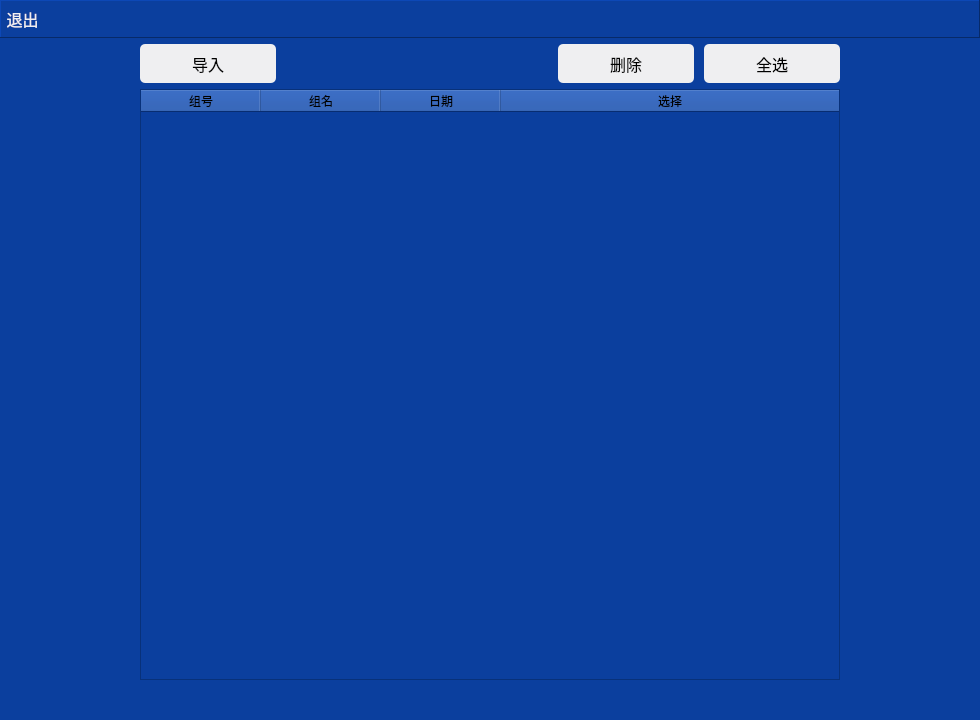
<?xml version="1.0" encoding="UTF-8"?>
<ui version="4.0">
 <class>parameterFile</class>
 <widget class="QWidget" name="parameterFile">
  <property name="geometry">
   <rect>
    <x>0</x>
    <y>0</y>
    <width>980</width>
    <height>720</height>
   </rect>
  </property>
  <property name="windowTitle">
   <string>文件管理</string>
  </property>
  <property name="styleSheet">
   <string notr="true">QWidget
{
background-color: rgb(11,63,158);
}
QRadioButton
{
color: rgb(255, 255, 255);
}
QLineEdit
{
border-radius:5px;
}

QSpinBox
{
border-radius:5px;
}
QToolButton
{
border-radius:5px;
}
QPushButton
{
border-radius:5px;
}</string>
  </property>
  <layout class="QVBoxLayout" name="verticalLayout_2" stretch="1,18">
   <property name="leftMargin">
    <number>0</number>
   </property>
   <property name="topMargin">
    <number>0</number>
   </property>
   <property name="rightMargin">
    <number>0</number>
   </property>
   <property name="bottomMargin">
    <number>0</number>
   </property>
   <item>
    <widget class="QFrame" name="frame_6">
     <property name="sizePolicy">
      <sizepolicy hsizetype="Expanding" vsizetype="Expanding">
       <horstretch>0</horstretch>
       <verstretch>0</verstretch>
      </sizepolicy>
     </property>
     <property name="frameShape">
      <enum>QFrame::Panel</enum>
     </property>
     <property name="frameShadow">
      <enum>QFrame::Raised</enum>
     </property>
     <layout class="QHBoxLayout" name="horizontalLayout">
      <property name="leftMargin">
       <number>0</number>
      </property>
      <property name="topMargin">
       <number>0</number>
      </property>
      <property name="rightMargin">
       <number>0</number>
      </property>
      <property name="bottomMargin">
       <number>0</number>
      </property>
      <item>
       <widget class="QToolButton" name="toolButton_2">
        <property name="font">
         <font>
          <family>微软雅黑</family>
          <pointsize>12</pointsize>
         </font>
        </property>
        <property name="styleSheet">
         <string notr="true">color: rgb(239, 239, 241);
border:0px;</string>
        </property>
        <property name="text">
         <string>退出</string>
        </property>
        <property name="icon">
         <iconset resource="image.qrc">
          <normaloff>:/resource/left-32.png</normaloff>:/resource/left-32.png</iconset>
        </property>
        <property name="iconSize">
         <size>
          <width>30</width>
          <height>30</height>
         </size>
        </property>
        <property name="toolButtonStyle">
         <enum>Qt::ToolButtonTextBesideIcon</enum>
        </property>
       </widget>
      </item>
      <item>
       <spacer name="horizontalSpacer">
        <property name="orientation">
         <enum>Qt::Horizontal</enum>
        </property>
        <property name="sizeHint" stdset="0">
         <size>
          <width>890</width>
          <height>20</height>
         </size>
        </property>
       </spacer>
      </item>
     </layout>
    </widget>
   </item>
   <item>
    <layout class="QHBoxLayout" name="horizontalLayout_3" stretch="1,5,1">
     <item>
      <spacer name="horizontalSpacer_3">
       <property name="orientation">
        <enum>Qt::Horizontal</enum>
       </property>
       <property name="sizeHint" stdset="0">
        <size>
         <width>40</width>
         <height>20</height>
        </size>
       </property>
      </spacer>
     </item>
     <item>
      <layout class="QVBoxLayout" name="verticalLayout" stretch="1,15,0">
       <property name="spacing">
        <number>6</number>
       </property>
       <item>
        <layout class="QHBoxLayout" name="horizontalLayout_2" stretch="1,2,1,1">
         <property name="spacing">
          <number>10</number>
         </property>
         <item>
          <widget class="QToolButton" name="toolButton_10">
           <property name="sizePolicy">
            <sizepolicy hsizetype="Expanding" vsizetype="Expanding">
             <horstretch>0</horstretch>
             <verstretch>0</verstretch>
            </sizepolicy>
           </property>
           <property name="font">
            <font>
             <family>微软雅黑</family>
             <pointsize>12</pointsize>
            </font>
           </property>
           <property name="styleSheet">
            <string notr="true">QToolButton
{
background-color: rgb(239, 239, 241);
}</string>
           </property>
           <property name="text">
            <string>导入</string>
           </property>
          </widget>
         </item>
         <item>
          <spacer name="horizontalSpacer_2">
           <property name="orientation">
            <enum>Qt::Horizontal</enum>
           </property>
           <property name="sizeHint" stdset="0">
            <size>
             <width>40</width>
             <height>20</height>
            </size>
           </property>
          </spacer>
         </item>
         <item>
          <widget class="QToolButton" name="toolButton_11">
           <property name="sizePolicy">
            <sizepolicy hsizetype="Expanding" vsizetype="Expanding">
             <horstretch>0</horstretch>
             <verstretch>0</verstretch>
            </sizepolicy>
           </property>
           <property name="font">
            <font>
             <family>微软雅黑</family>
             <pointsize>12</pointsize>
            </font>
           </property>
           <property name="styleSheet">
            <string notr="true">QToolButton
{
background-color: rgb(239, 239, 241);
}</string>
           </property>
           <property name="text">
            <string>删除</string>
           </property>
          </widget>
         </item>
         <item>
          <widget class="QToolButton" name="toolButton_12">
           <property name="sizePolicy">
            <sizepolicy hsizetype="Expanding" vsizetype="Expanding">
             <horstretch>0</horstretch>
             <verstretch>0</verstretch>
            </sizepolicy>
           </property>
           <property name="font">
            <font>
             <family>微软雅黑</family>
             <pointsize>12</pointsize>
            </font>
           </property>
           <property name="styleSheet">
            <string notr="true">QToolButton
{
background-color: rgb(239, 239, 241);
}</string>
           </property>
           <property name="text">
            <string>全选</string>
           </property>
          </widget>
         </item>
        </layout>
       </item>
       <item>
        <widget class="QTableWidget" name="tableWidget_2">
         <property name="styleSheet">
          <string notr="true">QTableWidget
{
color:rgb(239, 239, 241);
}

QHeaderView::section
{
color:rgb(0, 0, 0);
}</string>
         </property>
         <property name="sizeAdjustPolicy">
          <enum>QAbstractScrollArea::AdjustToContents</enum>
         </property>
         <property name="editTriggers">
          <set>QAbstractItemView::NoEditTriggers</set>
         </property>
         <property name="selectionBehavior">
          <enum>QAbstractItemView::SelectRows</enum>
         </property>
         <attribute name="horizontalHeaderDefaultSectionSize">
          <number>120</number>
         </attribute>
         <attribute name="horizontalHeaderMinimumSectionSize">
          <number>0</number>
         </attribute>
         <attribute name="horizontalHeaderStretchLastSection">
          <bool>true</bool>
         </attribute>
         <attribute name="verticalHeaderVisible">
          <bool>false</bool>
         </attribute>
         <attribute name="verticalHeaderStretchLastSection">
          <bool>false</bool>
         </attribute>
         <column>
          <property name="text">
           <string>组号</string>
          </property>
         </column>
         <column>
          <property name="text">
           <string>组名</string>
          </property>
         </column>
         <column>
          <property name="text">
           <string>日期</string>
          </property>
         </column>
         <column>
          <property name="text">
           <string>选择</string>
          </property>
         </column>
        </widget>
       </item>
       <item>
        <spacer name="verticalSpacer">
         <property name="orientation">
          <enum>Qt::Vertical</enum>
         </property>
         <property name="sizeHint" stdset="0">
          <size>
           <width>20</width>
           <height>40</height>
          </size>
         </property>
        </spacer>
       </item>
      </layout>
     </item>
     <item>
      <spacer name="horizontalSpacer_4">
       <property name="orientation">
        <enum>Qt::Horizontal</enum>
       </property>
       <property name="sizeHint" stdset="0">
        <size>
         <width>40</width>
         <height>20</height>
        </size>
       </property>
      </spacer>
     </item>
    </layout>
   </item>
  </layout>
 </widget>
 <resources>
  <include location="image.qrc"/>
 </resources>
 <connections/>
</ui>
